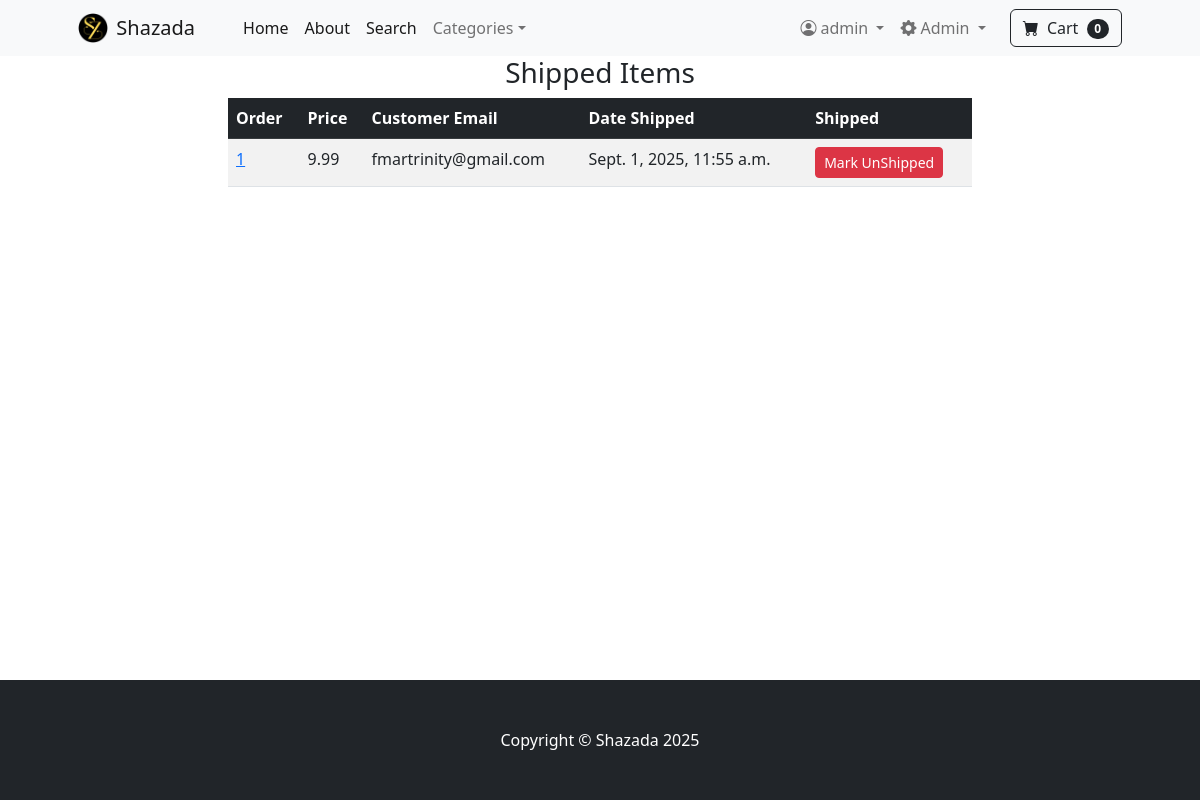
The page /payment/shipped_dash (signed in) on the database its author committed.
### payment/models.py (models this page shows, shortened)
class Order(models.Model):
	user = models.ForeignKey(User, on_delete=models.CASCADE, null=True, blank=True)
	full_name = models.CharField(max_length=250)
	email = models.EmailField(max_length=250)
	shipping_address= models.TextField(max_length=15000)
	amount_paid = models.DecimalField(max_digits=7, decimal_places=2)
	date_ordered = models.DateTimeField(auto_now_add=True)
	shipped = models.BooleanField(default=False)
	date_shipped = models.DateTimeField(blank=True, null=True)

### payment/views.py (the view, shortened to what this page needs)
# urls.py: path('shipped_dash', views.shipped_dash, name='shipped_dash'),
def shipped_dash(request):
	if request.user.is_authenticated and request.user.is_superuser:
		orders = Order.objects.filter(shipped=True)
		return render(request, "payment/shipped_dash.html", {"orders":orders})
	else:
		messages.success(request, "Access Denied!")
		return redirect('home')

### cart/cart.py (called while the page is built)
	def __len__(self):
		return len(self.cart)

### cart/context_processors.py (called while the page is built)
def cart(request):
	return {'cart': Cart(request)}

### payment/templates/payment/shipped_dash.html (shortened to what this page needs)
{% extends 'base.html' %}
{% block content %}
        <div class="container">
                <div class="row">
                        <center>
                                <div class="col-8">
                                        <h3>Shipped Items</h3>
                                        <table class="table table-striped table-hover table-border">
                                                <thead class="table-dark">
                                                        <tr>
                                                                <th scope="col">Order</th>
                                                                <th scope="col">Price</th>
                                                                <th scope="col">Customer Email</th>
                                                                <th scope="col">Date Shipped</th>
                                                                <th scope="col">Shipped</th>
                                                        </tr>
                                                </thead>
                                                <tbody>
                                                {% for item in orders %}
                                                        <tr>
                                                                <td><a href="{% url 'orders' item.id%}">{{ item.id }}</a></td>
                                                                <td>{{ item.amount_paid }}</td>
                                                                <td>{{ item.email }}</td>
                                                                <td>{{ item.date_shipped }}</td>
                                                                <td>
                                                                        <form method="POST">
                                                                                <button type="submit"class="btn btn-danger btn-sm">Mark UnShipped</button>
                                                                        </form>
                                                                </td>
                                                        </tr>
                                                {% endfor %}
                                        </table>
                                        <br/><br/>
                                </div>
                        </center>
                </div>
        </div>
{% endblock %}

### store/templates/navbar.html (shortened to what this page needs)
<nav class="navbar navbar-expand-lg navbar-light bg-light">
    <div class="container px-4 px-lg-5">
        <img src="../static/assets/shazada_logo.png" width="30px" height="30px"></img>&nbsp;&nbsp;
        <a class="navbar-brand" href="{% url 'home' %}">Shazada</a>
        <div class="collapse navbar-collapse" id="navbarSupportedContent">
            <ul class="navbar-nav me-auto mb-2 mb-lg-0 ms-lg-4">
                <li class="nav-item"><a class="nav-link active" aria-current="page" href="{% url 'home' %}">Home</a></li>
                <li class="nav-item"><a class="nav-link active" aria-current="page" href="{% url 'about' %}">About</a></li>
                <li class="nav-item"><a class="nav-link active" aria-current="page" href="{% url 'search' %}">Search</a></li>
                <li class="nav-item dropdown">
                    <a class="nav-link dropdown-toggle" id="navbarDropdown" href="#" role="button" data-bs-toggle="dropdown" aria-expanded="false">Categories</a>
                </li>
            </ul>
            <ul class="navbar-nav mb-2 mb-lg-0 me-3">
                {% if user.is_authenticated %}
                    <li class="nav-item dropdown">
                        <a class="nav-link dropdown-toggle" id="profileDropdown" href="#" role="button" data-bs-toggle="dropdown" aria-expanded="false">
                            <i class="bi-person-circle me-1"></i>{{ user.username }}
                        </a>
                    </li>
                    {% if user.is_superuser %}
                    <li class="nav-item dropdown">
                        <a class="nav-link dropdown-toggle" id="adminDropdown" href="#" role="button" data-bs-toggle="dropdown" aria-expanded="false">
                            <i class="bi-gear-fill me-1"></i>Admin
                        </a>
                    </li>
                    {% endif %}
                {% else %}
                    <li class="nav-item"><a class="nav-link" href="{% url 'login' %}"><i class="bi-box-arrow-in-right me-1"></i>Login</a></li>
                    <li class="nav-item"><a class="nav-link" href="{% url 'register' %}"><i class="bi-person-plus me-1"></i>Register</a></li>
                {% endif %}
            </ul>
            <form class="d-flex">
                <a href="{% url 'cart_summary' %}" class="btn btn-outline-dark">
                    <i class="bi-cart-fill me-1"></i>
                    Cart
                    <span class="badge bg-dark text-white ms-1 rounded-pill" id="cart_quantity">{{ cart|length }}</span>
                </a>
            </form>
        </div>
    </div>
</nav>

### rows shown on the page
Order: id "1", amount_paid "9.99", email "fmartrinity@gmail.com", date_shipped "Sept. 1, 2025, 11:55 a.m."

### other values the page prints
{{ user.username }} "admin"
{{ cart|length }} "0"
